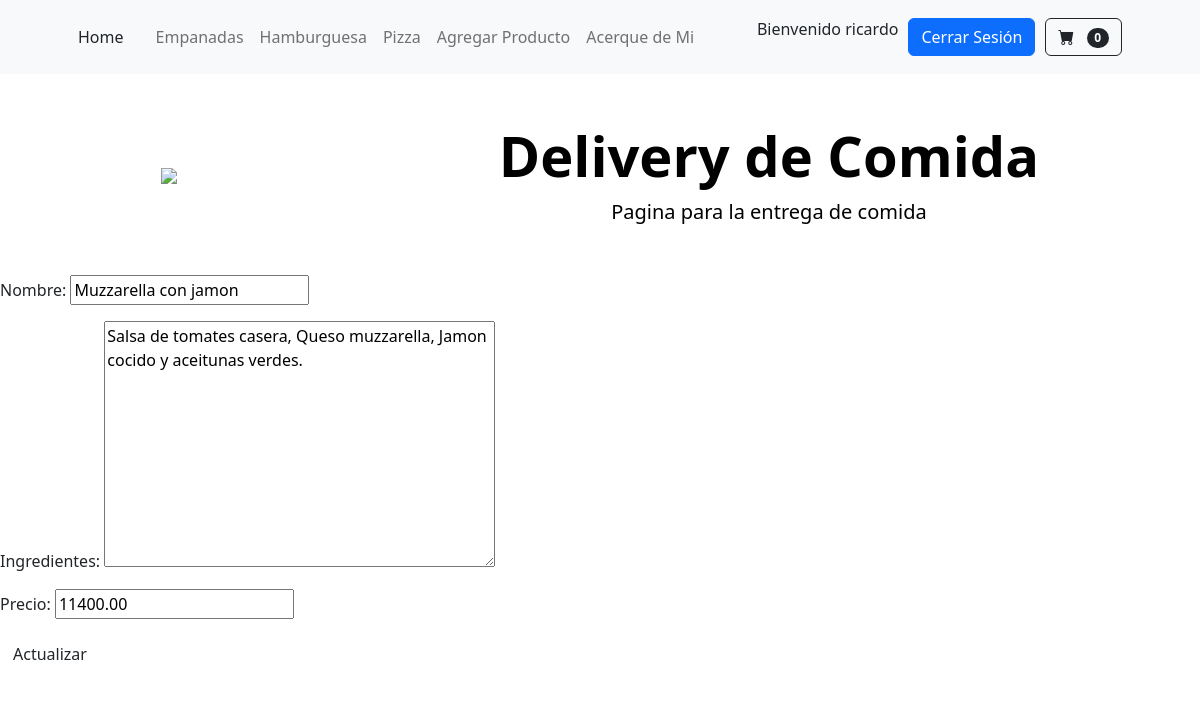
/app_coder/modifica_pizza/2 (signed in), run on the app's committed database.
### app_coder/models.py (models this page shows, shortened)
class Pizza(models.Model):
    nombre = models.CharField(max_length=100)
    ingredientes = models.TextField()
    precio=models.DecimalField(max_digits=10, decimal_places=2)

### app_coder/views.py (the view)
# urls.py: path('modifica_pizza/<int:id>',editar_pizza, name='ModificarPizza'),
@login_required
def editar_pizza(req, id):
    pizza = Pizza.objects.get(id=id)
    if req.method == 'POST':
        mi_formulario = PizzaFormulario(req.POST)
        print (mi_formulario)
        if mi_formulario.is_valid():
            data = mi_formulario.cleaned_data
            pizza.nombre = data['nombre']
            pizza.ingredientes = data['ingredientes']
            pizza.precio = data['precio']
            pizza.save()
            return HttpResponseRedirect('/app_coder/')
        else:
            return render(req, "pizza_formulario.html", {'mi_formulario': mi_formulario})
    else:
        mi_formulario = PizzaFormulario(initial={
            'nombre': pizza.nombre,
            'ingredientes': pizza.ingredientes,
            'precio': pizza.precio
        })
    return render(req, 'editar_pizza.html', {'mi_formulario': mi_formulario, "id": pizza.id})

### app_coder/forms.py
class PizzaFormulario(forms.Form):
    nombre = forms.CharField(max_length=100)
    ingredientes = forms.CharField(widget=forms.Textarea)
    precio = forms.DecimalField(max_digits=10, decimal_places=2)

### app_coder/templates/editar_pizza.html (shortened to what this page needs)
{% extends 'padre.html' %}
{% block contenidoQueCambia %}
    <form action="{% url 'ModificarPizza' id %}" method="post"> {% csrf_token %}
        {{mi_formulario.as_p}}
        <div class="d-grid gap-2 d-md-block">
        <button class="btn btn-modificar" type="submit"">Actualizar</button>
        </form>
{% endblock contenidoQueCambia %}

### app_coder/templates/navbar.html (shortened to what this page needs)
<nav class="navbar navbar-expand-lg navbar-light bg-light">
    <div class="container px-4 px-lg-5">
        <div class="collapse navbar-collapse" id="navbarSupportedContent">
            <div class="home-button">
                <a class="nav-link active" aria-current="page" href="{% url 'Inicio' %}">Home</a></>
            </div>
            <ul class="navbar-nav me-auto mb-2 mb-lg-0 ms-lg-4">
                <li class="nav-item"><a class="nav-link" href="{% url 'ListaEmpanada' %}">Empanadas</a></li>
                <li class="nav-item"><a class="nav-link" href="{% url 'ListaHamburguesa' %}">Hamburguesa</a></li>
                <li class="nav-item"><a class="nav-link" href="{% url 'ListaPizza' %}">Pizza</a></li>
                <li class="nav-item"><a class="nav-link" href="{% url 'ListaPizza' %}">Agregar Producto</a></li>
                <li class="nav-item"><a class="nav-link" href="{% url 'AcercadeMi' %}">Acerque de Mi</a></li>
            </ul>
            {% if user.is_authenticated %}
                    <p>Bienvenido {{user.username}}</p>
                    <form method="post" action="{% url 'Logout' %}">
                        <button style= "margin: 10px;" class="btn btn-primary" type="submit">Cerrar Sesión</button>
                </form>
            {% else %}
                <a style= "margin: 10px;" class="btn btn-primary" href="{% url 'Login' %}" role="button">Inicio de Sesión</a>
                {% endif %}
                <button class="btn btn-outline-dark" type="submit">
                    <i class="bi-cart-fill me-1"></i>
                    <span class="badge bg-dark text-white ms-1 rounded-pill">0</span>
                </button>
        </div>
    </div>
</nav>

### data on the page
Pizza: nombre "Muzzarella con jamon", ingredientes "Salsa de tomates casera, Queso muzzarella, Jamon cocido y aceitunas verdes.", precio "11400.00"

### other printed values
{{ user.username }} "ricardo"
